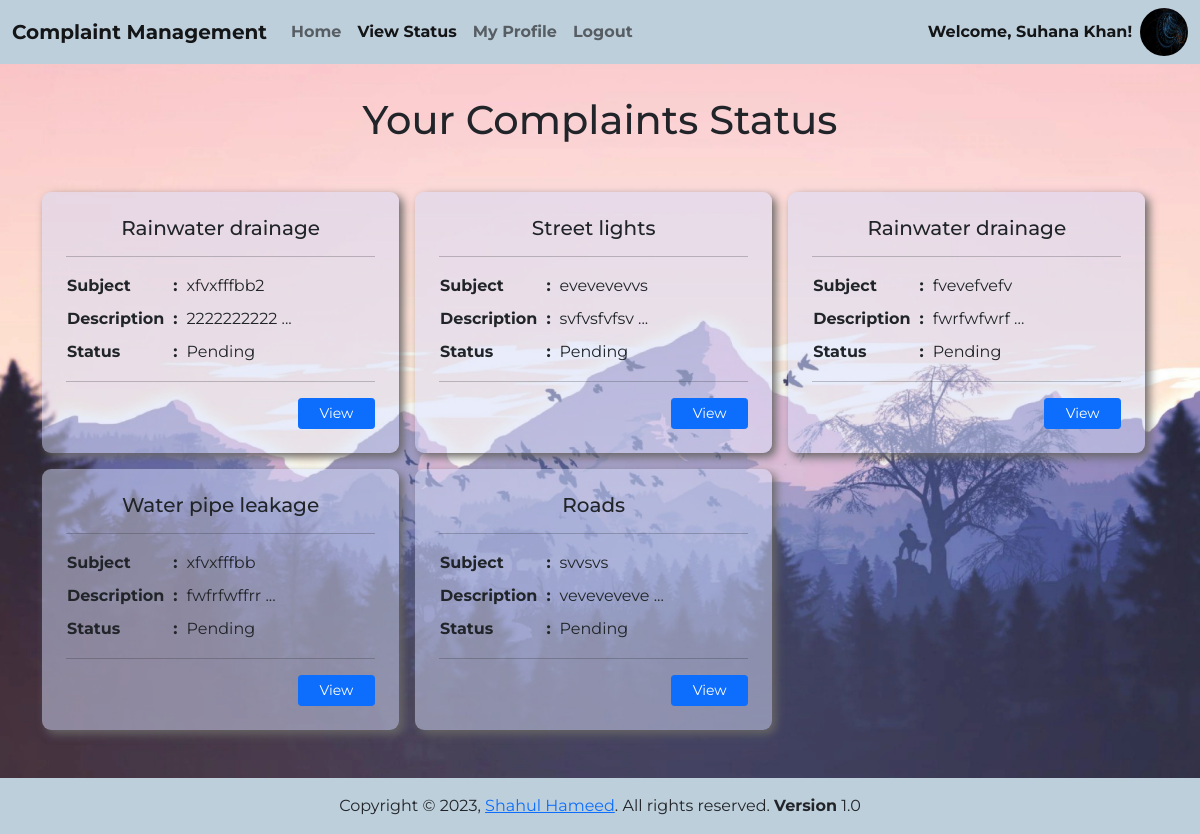
Screenshot of /view_status (signed in) with the database file from the repository.
### app/models.py (models this page shows, shortened)
class Profile(models.Model):
    user_type = models.CharField(default='user', choices=user_type_data, max_length=10)
    image=models.ImageField(default="images/default.png", upload_to="media")
    connect= models.OneToOneField(User, on_delete=models.CASCADE, null=True, blank=True)

class Complaint(models.Model):
    STATUS =((1,'Solved'),(2, 'InProgress'),(3,'Pending'))
    user=models.ForeignKey(User, on_delete=models.CASCADE,default=None)
    Subject=models.CharField(max_length=200,blank=False,null=True)
    Type_of_complaint=models.ForeignKey(Complaint_Categorie, on_delete=models.CASCADE, null=True, default=0)
    Description=models.TextField(max_length=4000,blank=False,null=True)
    Time = models.DateField(auto_now=True)
    status=models.IntegerField(choices=STATUS,default=3)
    def __init__(self, *args, **kwargs):
        super(Complaint, self).__init__(*args, **kwargs)
        self.__status = self.status

class Complaint_Categorie(models.Model):
    Add_Category = models.CharField(max_length=50)
    def __str__(self):
        return self.Add_Category

### app/views/user_views.py (the view)
# urls.py: path('view_status', user_views.view_status, name="view_status"),
def view_status(req):
    if req.user.profile.user_type == "user":
        status = Complaint.objects.filter(user=req.user)
        args = {'status': status, 'view_status': 'active'}
        return render(req, 'Users/view_status.html', args)
    else:
        return render(req, 'errorpage.html')

### templates/Users/view_status.html
{% extends "Users/base.html" %}
{% block body %}
<h1 class="text-center mb-5">Your Complaints Status</h1>
<div class="d-flex responsive flex-wrap gap-3 container mb-5">
    {% for i in status reversed %}
    <div class="Contact_us p-4" style="width: 32%;">
        <h5 class="text-center">{{i.Type_of_complaint}}</h5>
        <hr>
        <table>
            <tr>
                <th class="pb-2">Subject</th>
                <th class="pb-2 px-2">:</th>
                <td class="pb-2">{{i.Subject}}</td>
            </tr>
            <tr>
                <th>Description</th>
                <th class="px-2">:</th>
                <td>{{i.Description|slice:":10"}} ...</td>
            </tr>
            <tr>
                <th class="pt-2">Status</th>
                <th class="pt-2 px-2">:</th>
                <td class="pt-2">{{i.get_status_display}}</td>
            </tr>
        </table><hr>
        <div class="d-flex gap-2 mt-3">
            <a href="/view_complaint/{{i.id}}" class="btn btn-primary btn-sm w-25 ms-auto">View</a>
        </div>
    </div>
    {% endfor %}
</div>
{% endblock body %}

### templates/Users/base.html (shortened to what this page needs)
<!DOCTYPE html>
<html lang="en">
<head>
    {% load static %}
    <link href="https://cdn.jsdelivr.net/npm/bootstrap@5.0.2/dist/css/bootstrap.min.css" rel="stylesheet"
>
    <link rel="stylesheet" href="{% static 'css/styles.css' %}">
</head>
<body>
   <b> <nav class="navbar navbar-expand-lg navbar-light fixed-top" style="background-color: #becfdc;">
        <div class="container-fluid">
            <a class="navbar-brand">Complaint Management </a>
            <div class="collapse navbar-collapse" id="navbarSupportedContent">
                <ul class="navbar-nav me-auto mb-2 mb-lg-0">
                    <li class="nav-item">
                        <a class="nav-link {{home}}" href="/user_home">Home</a>
                    </li>
                    <li class="nav-item">
                        <a class="nav-link {{view_status}}" href="/view_status">View Status</a>
                    </li>
                    {% if user.is_authenticated %}
                    <li class="nav-item">
                        <a class="nav-link " href="/my_profile">My Profile</a>
                    </li>
                    <li class="nav-item">
                        <a class="nav-link" href="/logouts">Logout</a>
                    </li>
                    {% else %}
                    <li class="nav-item">
                        <a class="nav-link" href="/logins">Login</a>
                    </li>
                    {% endif %}
                </ul>
                <form class="d-flex">
                    <ul class="navbar-nav pic me-auto mb-2 mb-lg-0">
                        {% if user.is_authenticated %}
                        <li class="nav-item">
                            {% if user.first_name == "" %}
                            <a class="nav-link">Welcome, {{user.username}}!</a>
                            {% else %}
                            <a class="nav-link active">Welcome, {{user.first_name}} {{user.last_name}}!</a>
                            {% endif %}
                        </li>
                        <li class="nav-item">
                            <img class="ppic" src="{{request.user.profile.image.url}}">
                        </li>
                        {% endif %}
                    </ul>
                </form>
            </div>
        </div>
    </nav>
</b>
    {% block body %}{% endblock body %}
    <footer id="footer" class="text-center w-100 text-dark mt-auto p-3" style="background-color: #becfdc;">
        Copyright &copy; {% now "Y" %}, <a href="https://shahulhameed09.github.io/My-Portfolio-Website/"
            target="_blank">Shahul Hameed</a>.
        All rights reserved.
        <div class="float-right d-none d-sm-inline-block">
            <b>Version</b> 1.0
        </div>
    </footer>
</body>
</html>

### statics/css/styles.css (style rules this page uses)
* { box-sizing: border-box; font-family: 'Montserrat', sans-serif; }
body { margin: 0; padding-top: 6rem; min-height: 100vh; display: flex; flex-direction: column; background: rgba(242, 242, 244, 0.89); }
.Contact_us { width: 50%; border-radius: 9px; box-shadow: 4px 4px 10px #686666; background: rgba(213, 218, 247, 0.512) !important; }

### rows the page displays
Complaint: Type_of_complaint "Rainwater drainage", Subject "xfvxfffbb2", Description "2222222222", status "Pending"
Complaint: Type_of_complaint "Street lights", Subject "evevevevvs", Description "svfvsfvfsv", status "Pending"
Complaint: Type_of_complaint "Rainwater drainage", Subject "fvevefvefv", Description "fwrfwfwrf", status "Pending"
Complaint: Type_of_complaint "Water pipe leakage", Subject "xfvxfffbb", Description "fwfrfwffrr", status "Pending"
Complaint: Type_of_complaint "Roads", Subject "svvsvs", Description "veveveveve", status "Pending"

### other values shown
{{ user.first_name }} "Suhana"
{{ user.last_name }} "Khan"
